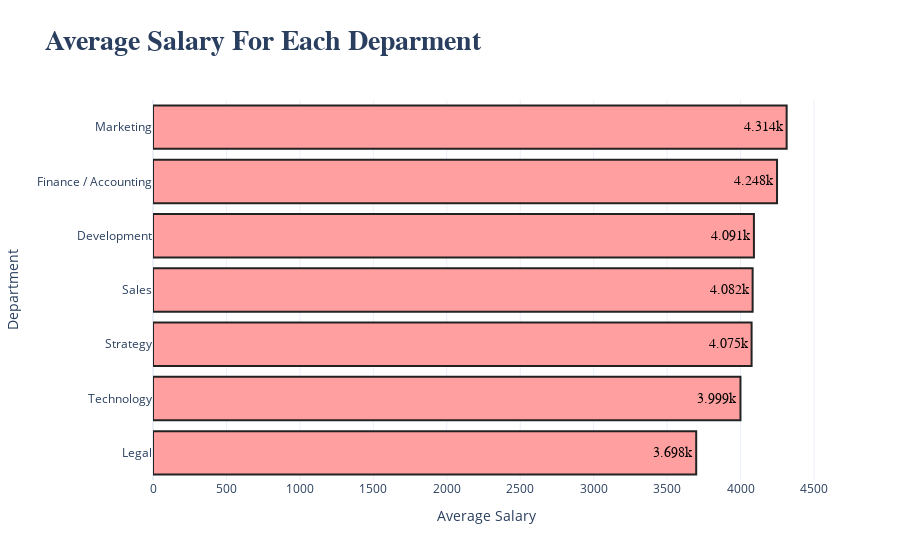

Notebook cell for this chart:
### Code cell
fig = px.bar(
    data_frame = dep_salary,
    orientation = 'h',
    x = dep_salary,
    y = dep_salary.index,
    color=dep_salary.index,
    template = 'plotly_white',
    color_discrete_sequence= [used_color[3]],
    text_auto = '0.4s',
    labels= {'x':'<b>Average Salary'},
    title= '<b>Average Salary For Each Deparment'
)

custom_layout()

fig.update_traces(
    textfont = {
        'size':14,
        'family':'poppins',
        'color':'#000'
    },
    hovertemplate = 'Department: %{y}<br>Percentage: %{x:0.3s}',
    marker = dict(line=dict(color='#222', width=2))
)

iplot(fig)

### Figure 1 — Plotly figure (JSON) as saved in the notebook; plotly's stock layout.template omitted (floating-point values rounded to 4 significant figures)
{"data": [{"alignmentgroup": "True", "hovertemplate": "Department: %{y}<br>Percentage: %{x:0.3s}", "legendgroup": "Marketing", "marker": {"color": "#FF9F9F", "line": {"color": "#222", "width": 2}, "pattern": {"shape": ""}}, "name": "Marketing", "offsetgroup": "Marketing", "orientation": "h", "showlegend": true, "textfont": {"color": "#000", "family": "poppins", "size": 14}, "textposition": "auto", "texttemplate": "%{x:0.4s}", "type": "bar", "x": [4314.0], "xaxis": "x", "y": ["Marketing"], "yaxis": "y"}, {"alignmentgroup": "True", "hovertemplate": "Department: %{y}<br>Percentage: %{x:0.3s}", "legendgroup": "Finance / Accounting", "marker": {"color": "#FF9F9F", "line": {"color": "#222", "width": 2}, "pattern": {"shape": ""}}, "name": "Finance / Accounting", "offsetgroup": "Finance / Accounting", "orientation": "h", "showlegend": true, "textfont": {"color": "#000", "family": "poppins", "size": 14}, "textposition": "auto", "texttemplate": "%{x:0.4s}", "type": "bar", "x": [4248.0], "xaxis": "x", "y": ["Finance / Accounting"], "yaxis": "y"}, {"alignmentgroup": "True", "hovertemplate": "Department: %{y}<br>Percentage: %{x:0.3s}", "legendgroup": "Development", "marker": {"color": "#FF9F9F", "line": {"color": "#222", "width": 2}, "pattern": {"shape": ""}}, "name": "Development", "offsetgroup": "Development", "orientation": "h", "showlegend": true, "textfont": {"color": "#000", "family": "poppins", "size": 14}, "textposition": "auto", "texttemplate": "%{x:0.4s}", "type": "bar", "x": [4091.0], "xaxis": "x", "y": ["Development"], "yaxis": "y"}, {"alignmentgroup": "True", "hovertemplate": "Department: %{y}<br>Percentage: %{x:0.3s}", "legendgroup": "Sales", "marker": {"color": "#FF9F9F", "line": {"color": "#222", "width": 2}, "pattern": {"shape": ""}}, "name": "Sales", "offsetgroup": "Sales", "orientation": "h", "showlegend": true, "textfont": {"color": "#000", "family": "poppins", "size": 14}, "textposition": "auto", "texttemplate": "%{x:0.4s}", "type": "bar", "x": [4082.0], "xaxis": "x", "y": ["Sales"], "yaxis": "y"}, {"alignmentgroup": "True", "hovertemplate": "Department: %{y}<br>Percentage: %{x:0.3s}", "legendgroup": "Strategy", "marker": {"color": "#FF9F9F", "line": {"color": "#222", "width": 2}, "pattern": {"shape": ""}}, "name": "Strategy", "offsetgroup": "Strategy", "orientation": "h", "showlegend": true, "textfont": {"color": "#000", "family": "poppins", "size": 14}, "textposition": "auto", "texttemplate": "%{x:0.4s}", "type": "bar", "x": [4075.0], "xaxis": "x", "y": ["Strategy"], "yaxis": "y"}, {"alignmentgroup": "True", "hovertemplate": "Department: %{y}<br>Percentage: %{x:0.3s}", "legendgroup": "Technology", "marker": {"color": "#FF9F9F", "line": {"color": "#222", "width": 2}, "pattern": {"shape": ""}}, "name": "Technology", "offsetgroup": "Technology", "orientation": "h", "showlegend": true, "textfont": {"color": "#000", "family": "poppins", "size": 14}, "textposition": "auto", "texttemplate": "%{x:0.4s}", "type": "bar", "x": [3999.0], "xaxis": "x", "y": ["Technology"], "yaxis": "y"}, {"alignmentgroup": "True", "hovertemplate": "Department: %{y}<br>Percentage: %{x:0.3s}", "legendgroup": "Legal", "marker": {"color": "#FF9F9F", "line": {"color": "#222", "width": 2}, "pattern": {"shape": ""}}, "name": "Legal", "offsetgroup": "Legal", "orientation": "h", "showlegend": true, "textfont": {"color": "#000", "family": "poppins", "size": 14}, "textposition": "auto", "texttemplate": "%{x:0.4s}", "type": "bar", "x": [3698], "xaxis": "x", "y": ["Legal"], "yaxis": "y"}], "layout": {"barmode": "relative", "hoverlabel": {"bgcolor": "#111", "font": {"family": "arial", "size": 16}}, "legend": {"title": {"text": "Department"}, "tracegroupgap": 0}, "showlegend": false, "title": {"font": {"family": "tahoma", "size": 28}, "text": "<b>Average Salary For Each Deparment"}, "xaxis": {"anchor": "y", "domain": [0, 1], "title": {"text": "Average Salary"}}, "yaxis": {"anchor": "x", "categoryarray": ["Legal", "Technology", "Strategy", "Sales", "Development", "Finance / Accounting", "Marketing"], "categoryorder": "array", "domain": [0, 1], "title": {"text": "Department"}}}}
